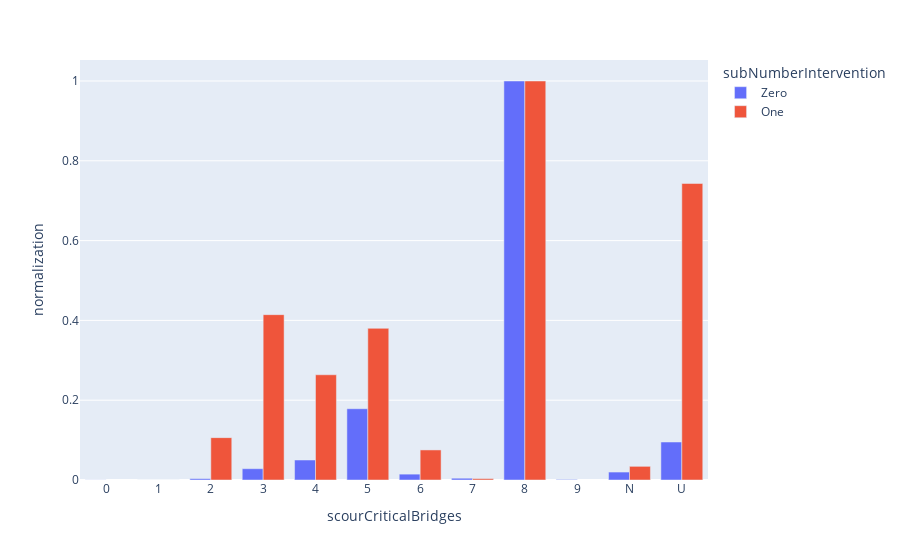

Here is the notebook cell this chart was saved with:
### Markdown cell above
### Exploring SCB w.r.t Subnumber Interventions

### Code cell
#Importing required libraries
import pandas as pd
import plotly.express as px

import warnings
warnings.filterwarnings('ignore')

#Reading the data
df = pd.read_csv('nebraska_deep.csv')

#Removing the duplicates
df.drop_duplicates(subset=['structureNumber'], keep='last', inplace=True)

#Replcaing the int values to strings
df['subNumberIntervention']=df['subNumberIntervention'].replace([0.0,1.0,2.0,3.0], ['Zero','One','One', 'One'])

#Removing the outliers
df2 = df[df.yearBuilt >= 500]
df2 = df2[df2.yearBuilt != 1935]

#Subsetting and normalizing the dataframe 
df3=df2.groupby(['scourCriticalBridges','subNumberIntervention'])['scourCriticalBridges'].count().to_frame()
df3 = df3.rename({'scourCriticalBridges': 'count'}, axis=1)
df3=df3.reset_index()
df4 = df3[df3.subNumberIntervention != 'One']
df4['normalization']=(df4['count']-df4['count'].min()) / (df4['count'].max()-df4['count'].min())
df5=df3[df3.subNumberIntervention != 'Zero']
df5['normalization']=(df5['count']-df5['count'].min()) / (df5['count'].max()-df5['count'].min())
df6=df4.append(df5, ignore_index=True)

#Plotting
fig = px.bar(df6, x='scourCriticalBridges',y='normalization',color='subNumberIntervention',barmode="group" )
fig.show()

### Figure 1 — Plotly figure (JSON) as saved in the notebook; plotly's stock layout.template omitted (floating-point values rounded to 4 significant figures)
{"data": [{"alignmentgroup": "True", "hovertemplate": "subNumberIntervention=Zero<br>scourCriticalBridges=%{x}<br>normalization=%{y}<extra></extra>", "legendgroup": "Zero", "marker": {"color": "#636efa", "pattern": {"shape": ""}}, "name": "Zero", "offsetgroup": "Zero", "orientation": "v", "showlegend": true, "textposition": "auto", "type": "bar", "x": ["0", "1", "2", "3", "4", "5", "6", "7", "8", "9", "N", "U"], "xaxis": "x", "y": [0.0002623, 0, 0.003409, 0.02832, 0.05009, 0.1786, 0.01469, 0.004458, 1, 0.001311, 0.01993, 0.0952], "yaxis": "y"}, {"alignmentgroup": "True", "hovertemplate": "subNumberIntervention=One<br>scourCriticalBridges=%{x}<br>normalization=%{y}<extra></extra>", "legendgroup": "One", "marker": {"color": "#EF553B", "pattern": {"shape": ""}}, "name": "One", "offsetgroup": "One", "orientation": "v", "showlegend": true, "textposition": "auto", "type": "bar", "x": ["1", "2", "3", "4", "5", "6", "7", "8", "N", "U"], "xaxis": "x", "y": [0, 0.1062, 0.4144, 0.2637, 0.3801, 0.07534, 0.003425, 1, 0.03425, 0.7432], "yaxis": "y"}], "layout": {"barmode": "group", "legend": {"title": {"text": "subNumberIntervention"}, "tracegroupgap": 0}, "margin": {"t": 60}, "xaxis": {"anchor": "y", "domain": [0, 1], "title": {"text": "scourCriticalBridges"}}, "yaxis": {"anchor": "x", "domain": [0, 1], "title": {"text": "normalization"}}}}
